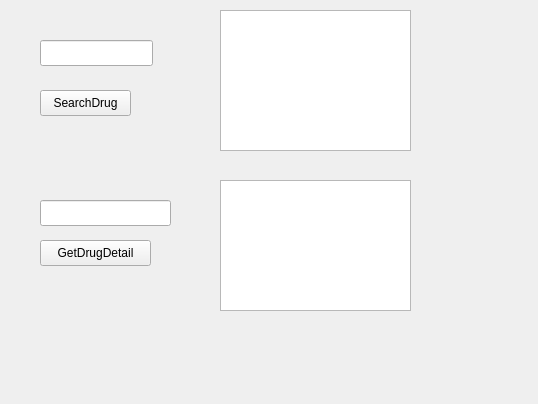
<?xml version="1.0" encoding="UTF-8"?>
<ui version="4.0">
 <class>MedicineSearchFunc</class>
 <widget class="QWidget" name="MedicineSearchFunc">
  <property name="geometry">
   <rect>
    <x>0</x>
    <y>0</y>
    <width>538</width>
    <height>404</height>
   </rect>
  </property>
  <property name="windowTitle">
   <string>Form</string>
  </property>
  <widget class="QPushButton" name="SearchDrug">
   <property name="geometry">
    <rect>
     <x>40</x>
     <y>90</y>
     <width>91</width>
     <height>26</height>
    </rect>
   </property>
   <property name="text">
    <string>SearchDrug</string>
   </property>
  </widget>
  <widget class="QPushButton" name="GetDetail">
   <property name="geometry">
    <rect>
     <x>40</x>
     <y>240</y>
     <width>111</width>
     <height>26</height>
    </rect>
   </property>
   <property name="text">
    <string>GetDrugDetail</string>
   </property>
  </widget>
  <widget class="QTextEdit" name="DrugBox">
   <property name="geometry">
    <rect>
     <x>220</x>
     <y>10</y>
     <width>191</width>
     <height>141</height>
    </rect>
   </property>
  </widget>
  <widget class="QTextEdit" name="DetailBox">
   <property name="geometry">
    <rect>
     <x>220</x>
     <y>180</y>
     <width>191</width>
     <height>131</height>
    </rect>
   </property>
  </widget>
  <widget class="QLineEdit" name="DrugName">
   <property name="geometry">
    <rect>
     <x>40</x>
     <y>40</y>
     <width>113</width>
     <height>26</height>
    </rect>
   </property>
  </widget>
  <widget class="QLineEdit" name="DrugId">
   <property name="geometry">
    <rect>
     <x>40</x>
     <y>200</y>
     <width>131</width>
     <height>26</height>
    </rect>
   </property>
  </widget>
 </widget>
 <resources/>
 <connections/>
</ui>
